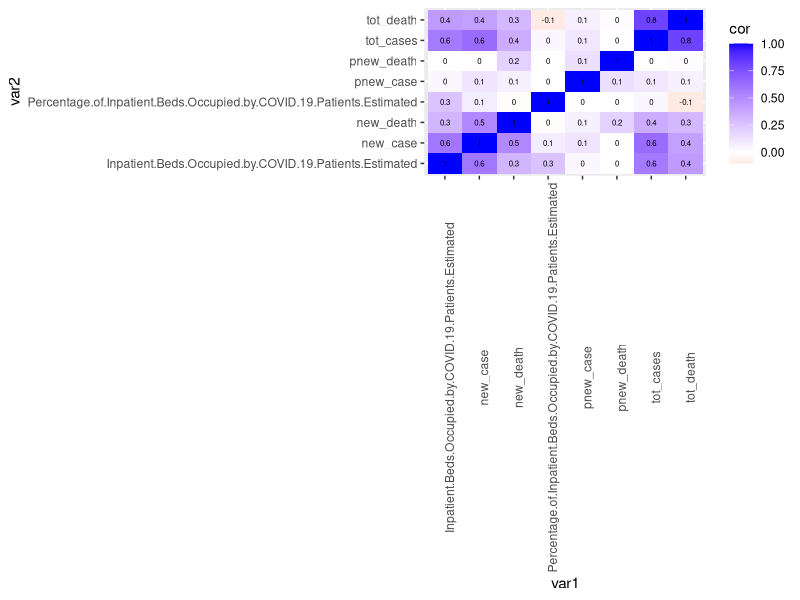
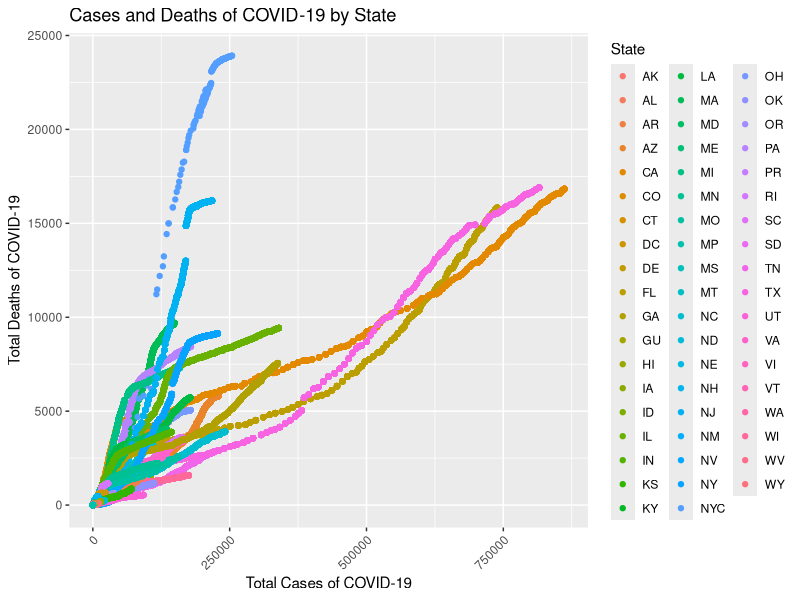
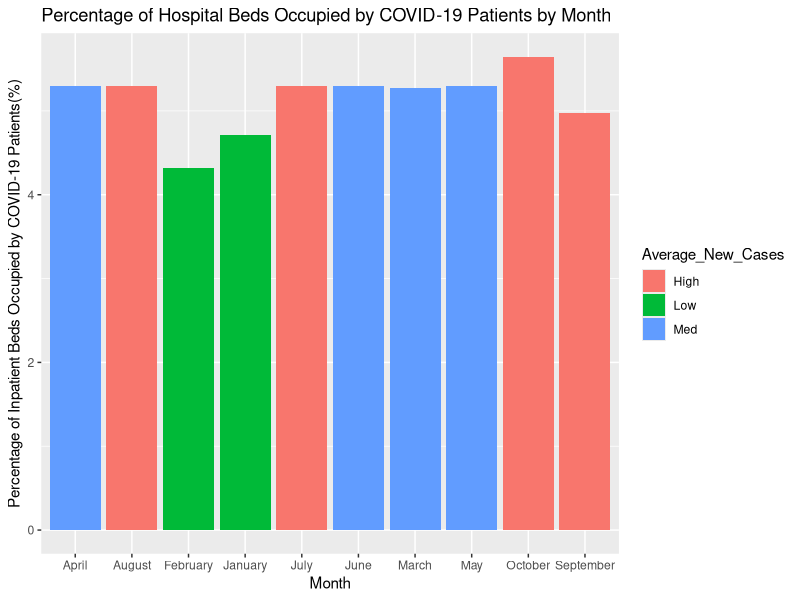
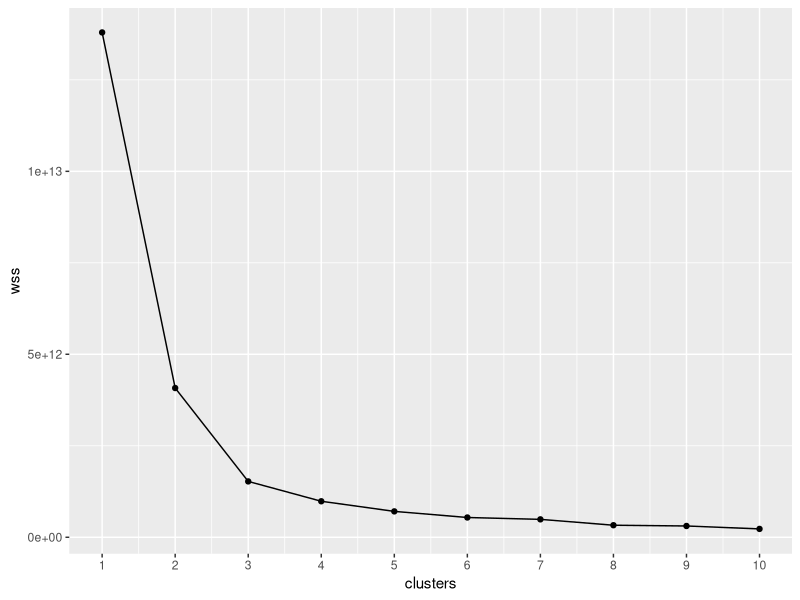
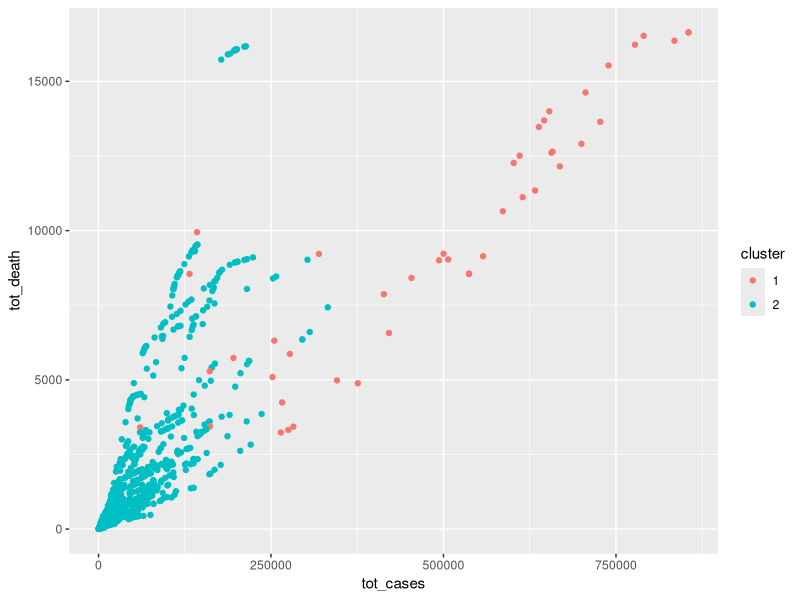
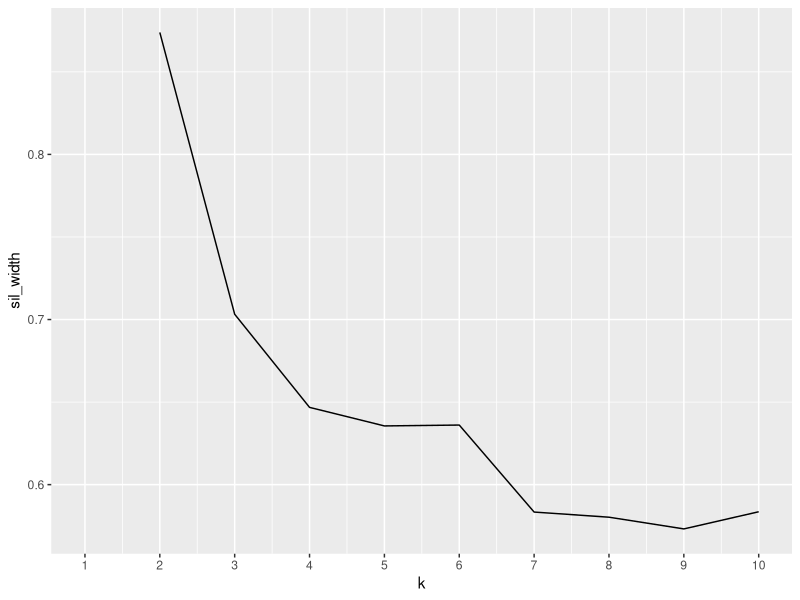
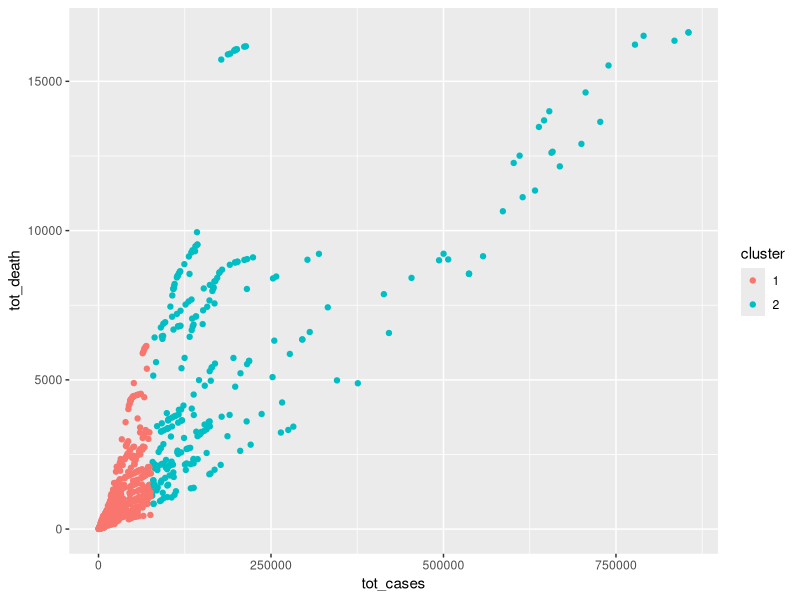

Write R code to recreate these figures, in order.
## ---- chunk 1
knitr::opts_chunk$set(echo = TRUE, eval = TRUE, fig.align = "center", warning = F, message = F,
tidy=TRUE, tidy.opts=list(width.cutoff=60), R.options=list(max.print=100))
## ---- chunk 2
library(tidyverse)
library(tidyr)
library(dplyr)
library(ggplot2)
library(cluster)
Cases_and_Deaths <- read_csv("United_States_COVID-19_Cases_and_Deaths_by_State_over_Time (1).csv")
Cases_and_Deaths <- as.data.frame(Cases_and_Deaths)
head(Cases_and_Deaths)
inpatient_covid <- read_csv("estimated_inpatient_covid_20201016_2308 (2).csv")
inpatient_covid <- as.data.frame(inpatient_covid)
head(inpatient_covid)
Cases_and_Deaths %>% as.data.frame %>% select(-created_at, -consent_cases, -consent_deaths, -conf_cases, -prob_cases, -conf_death, -prob_death) %>% head()
inpatient_covid %>% as.data.frame %>% select(-Count.LL, -Count.UL, -Percentage.LL, -Percentage.UL, -Total.Inpatient.Beds, -Total.LL, -Total.UL) %>% head()
## ---- chunk 3
ic <- inpatient_covid %>% select(-Count.LL, -Count.UL, -Percentage.LL, -Percentage.UL, -Total.Inpatient.Beds, -Total.LL, -Total.UL)
cd <- Cases_and_Deaths %>% as.data.frame() %>% select(-created_at, -consent_cases, -consent_deaths, -conf_cases, -prob_cases, -conf_death, -prob_death)
covid <- full_join(cd, ic, by = c("state")) %>% filter(tot_cases!=0)
covid %>% head()
## ---- chunk 4
cov1 <- covid %>% arrange(submission_date) %>% mutate(submission_date = str_replace(submission_date, "01/.......", "January")) %>% mutate(submission_date = str_replace(submission_date, "02/.......", "February")) %>% mutate(submission_date = str_replace(submission_date, "03/.......", "March")) %>% mutate(submission_date = str_replace(submission_date, "04/.......", "April")) %>% mutate(submission_date = str_replace(submission_date, "05/.......", "May")) %>% mutate(submission_date = str_replace(submission_date, "06/.......", "June")) %>% mutate(submission_date = str_replace(submission_date, "07/.......", "July")) %>% mutate(submission_date = str_replace(submission_date, "08/.......", "August")) %>% mutate(submission_date = str_replace(submission_date, "09/.......", "September")) %>% mutate(submission_date = str_replace(submission_date, "10/.......", "October")) %>% mutate(submission_date = str_replace(submission_date, "11/.......", "November")) %>% mutate(submission_date = str_replace(submission_date, "12/.......", "December"))
cov2 <- cov1 %>% arrange(collection_date) %>% mutate(collection_date = str_replace(collection_date, "....-01-..", "January")) %>% mutate(collection_date = str_replace(collection_date, "....-02-..", "February")) %>% mutate(collection_date = str_replace(collection_date, "....-03-..", "March")) %>% mutate(collection_date = str_replace(collection_date, "....-04-..", "April")) %>% mutate(collection_date = str_replace(collection_date, "....-05-..", "May")) %>% mutate(collection_date = str_replace(collection_date, "....-06-..", "June")) %>% mutate(collection_date = str_replace(collection_date, "....-07-..", "July")) %>% mutate(collection_date = str_replace(collection_date, "....-08-..", "August")) %>% mutate(collection_date = str_replace(collection_date, "....-09-..", "September")) %>% mutate(collection_date = str_replace(collection_date, "....-10-..", "October")) %>% mutate(collection_date = str_replace(collection_date, "....-11-..", "November")) %>% mutate(collection_date = str_replace(collection_date, "....-12-..", "December"))
cov3 <- cov2 %>% pivot_longer(cols = c("submission_date", "collection_date"), names_to = "Date", values_to = "Month") %>% select(-Date) %>% group_by(Month) %>% filter(!is.na(Month))
cov3 %>% head()
## ---- chunk 5
covid %>% group_by(state) %>% summarize_if(is.numeric, mean, na.rm=T) %>% head()
cov3 %>% group_by(Month) %>% summarize_if(is.numeric, mean, na.rm=T)
covid %>% mutate(pdeath= tot_death/ tot_cases) %>% select(pdeath) %>% head()
covid %>% filter(state=="TX") %>% mutate(pdeath= tot_death/ tot_cases) %>% select(new_case, new_death, pdeath, submission_date) %>% arrange(desc(pdeath)) %>% head()

covid %>% summarize(mean_nc = mean(new_case),sd_nc = sd(new_case), variance = var(new_case, y = NULL, na.rm = FALSE) , count_nc= n(), quantile =qnorm(p =0.5, mean = mean_nc, sd= sd_nc), min_nc=min(new_case), max_nc=max(new_case), distinct_nc= n_distinct(new_case), cor = cor(new_case, new_death))
covid %>% group_by(state) %>% mutate(pdeath= tot_death/ tot_cases) %>% summarize(mean_tot = mean(tot_cases),sd_tot = sd(tot_cases), variance = var(tot_cases, y = NULL, na.rm = FALSE) , count_tot= n(), quantile =qnorm(p =0.5, mean = mean_tot, sd= sd_tot), min_tot=min(tot_cases), max_tot=max(tot_cases), distinct_tot= n_distinct(tot_cases), cor = cor(tot_cases, pdeath)) %>% arrange(desc(mean_tot)) %>% head()
cormat <- covid %>% select_if(is.numeric) %>% cor(use="pair")
## ---- chunk 6
#cormat <- covid %>% select_if(is.numeric) %>% cor(use="pair")
covidcor <- cormat %>% as.data.frame %>% rownames_to_column("var1") %>% pivot_longer(-1,names_to="var2",values_to="cor")
covidcor %>% ggplot(aes(var1,var2,fill=cor))+
geom_tile()+ scale_fill_gradient2(low="red",mid="white",high="blue")+ theme(axis.text.x = element_text(angle=90))+ geom_text(aes(label=round(cor,1)),color = "black", size = 2)
## ---- chunk 7
covid %>% ggplot(aes(tot_cases, tot_death)) + 
geom_point(aes(color = state))+ 
xlab("Total Cases of COVID-19")+
ylab("Total Deaths of COVID-19") + 
labs(color = "State")+
theme(axis.text.x = element_text(angle=45, hjust=1))+
ggtitle("Cases and Deaths of COVID-19 by State")
## ---- chunk 8
percent <- cov3 %>% group_by(Month) %>% summarize_if(is.numeric, mean, na.rm=T) %>% filter(!is.na(Month))
percent1 <- percent %>% mutate(Average_New_Cases = case_when(new_case < 100 ~ "Low", new_case > 100 & new_case < 600 ~"Med", new_case > 600 ~"High"))  %>% arrange(match(Month, month.name))
percent1 %>% ggplot(aes(x=Month,y=Percentage.of.Inpatient.Beds.Occupied.by.COVID.19.Patients.Estimated, fill = Average_New_Cases))+
geom_bar(stat="summary", fun.y="mean") +  
geom_errorbar(stat="summary")+
ggtitle("Percentage of Hospital Beds Occupied by COVID-19 Patients by Month")+
ylab("Percentage of Inpatient Beds Occupied by COVID-19 Patients(%)")+
xlab("Month") + labs(color = "Average_New_Cases")
## ---- chunk 9
covid1 <- na.omit(covid) %>% sample_n(1000)

wss<-vector() 
for(i in 1:10){ 
temp <- covid1 %>% dplyr::select(tot_cases, new_case, tot_death, new_death, Percentage.of.Inpatient.Beds.Occupied.by.COVID.19.Patients.Estimated) %>%
kmeans(.,i)
wss[i]<-temp$tot.withinss 
} 
ggplot()+geom_point(aes(x=1:10,y=wss))+geom_path(aes(x=1:10,y=wss))+  xlab("clusters")+scale_x_continuous(breaks=1:10)
clust_dat<-covid1%>%dplyr::select(tot_cases, new_case, tot_death, new_death, Percentage.of.Inpatient.Beds.Occupied.by.COVID.19.Patients.Estimated)
kmeans1<-clust_dat %>% scale %>%kmeans(2)
kmeansclust<-clust_dat%>%mutate(cluster=as.factor(kmeans1$cluster))
kmeansclust%>%ggplot(aes(tot_cases, tot_death , color=cluster))+geom_point()
library(cluster)
sil_width<-vector() 
for(i in 2:10){  
  kms <- kmeans(clust_dat,centers=i) 
  sil <- silhouette(kms$cluster,dist(clust_dat))
  sil_width[i]<-mean(sil[,3]) 
}
ggplot()+geom_line(aes(x=1:10,y=sil_width))+scale_x_continuous(name="k",breaks=1:10)
library(cluster)
pam1<-clust_dat%>%pam(k=2)
pam1
pamclust<-clust_dat%>%mutate(cluster=as.factor(pam1$clustering))
pamclust%>%ggplot(aes(tot_cases, tot_death,color=cluster))+geom_point()
pamclust%>%group_by(cluster)%>%summarize_if(is.numeric,mean,na.rm=T)
